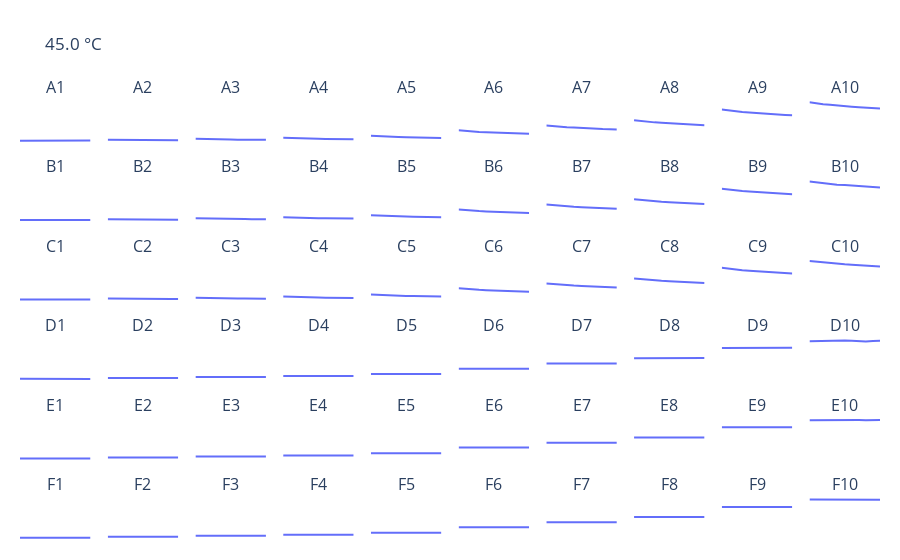

Write notebook code for a chart like this one.
### Markdown cell above
The measurement data of a `Plate` can be visualized by calling the `visualize()` method.

### Code cell
plates[-1].visualize(wavelengths=340)
